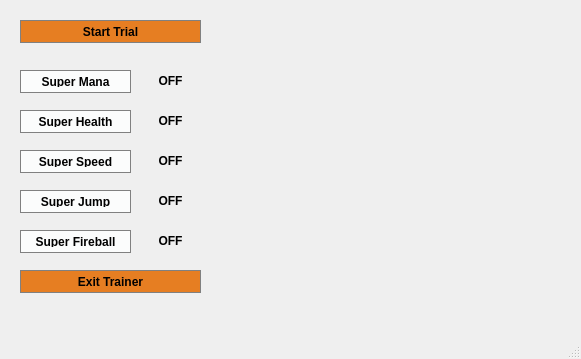
<?xml version="1.0" encoding="UTF-8"?>
<ui version="4.0">
 <class>MainWindow</class>
 <widget class="QMainWindow" name="MainWindow">
  <property name="geometry">
   <rect>
    <x>0</x>
    <y>0</y>
    <width>581</width>
    <height>359</height>
   </rect>
  </property>
  <property name="windowTitle">
   <string>MainWindow</string>
  </property>
  <property name="styleSheet">
   <string notr="true">QLineEdit { background-color: orange }</string>
  </property>
  <widget class="QWidget" name="centralwidget">
   <widget class="QPushButton" name="startButton">
    <property name="geometry">
     <rect>
      <x>20</x>
      <y>20</y>
      <width>181</width>
      <height>23</height>
     </rect>
    </property>
    <property name="sizePolicy">
     <sizepolicy hsizetype="Preferred" vsizetype="Preferred">
      <horstretch>0</horstretch>
      <verstretch>0</verstretch>
     </sizepolicy>
    </property>
    <property name="font">
     <font>
      <family>MS Sans Serif</family>
      <weight>75</weight>
      <bold>true</bold>
     </font>
    </property>
    <property name="styleSheet">
     <string notr="true">QPushButton {
     background-color: #e67e22; border: 1px solid gray;
	border-radius: 0px;
	padding: 5px;
}
QPushButton:pressed {
    background-color: #e59866; border: 1px solid gray;
	border-radius: 0px;
	padding: 5px;
}</string>
    </property>
    <property name="text">
     <string>Start Trial</string>
    </property>
   </widget>
   <widget class="QLabel" name="manaLabel">
    <property name="geometry">
     <rect>
      <x>150</x>
      <y>60</y>
      <width>41</width>
      <height>41</height>
     </rect>
    </property>
    <property name="font">
     <font>
      <family>System</family>
      <weight>75</weight>
      <bold>true</bold>
     </font>
    </property>
    <property name="layoutDirection">
     <enum>Qt::LeftToRight</enum>
    </property>
    <property name="text">
     <string>OFF</string>
    </property>
    <property name="alignment">
     <set>Qt::AlignCenter</set>
    </property>
   </widget>
   <widget class="QPushButton" name="manaButton">
    <property name="geometry">
     <rect>
      <x>20</x>
      <y>70</y>
      <width>111</width>
      <height>23</height>
     </rect>
    </property>
    <property name="font">
     <font>
      <family>MS Sans Serif</family>
      <weight>75</weight>
      <bold>true</bold>
     </font>
    </property>
    <property name="styleSheet">
     <string notr="true">QPushButton {
     background-color: #fbfcfc; border: 1px solid gray;
	border-radius: 0px;
	padding: 5px;
}
QPushButton:pressed {
    background-color: #d0d3d4; border: 1px solid gray;
	border-radius: 0px;
	padding: 5px;
}</string>
    </property>
    <property name="text">
     <string>Super Mana</string>
    </property>
   </widget>
   <widget class="QLabel" name="jumpLabel">
    <property name="geometry">
     <rect>
      <x>150</x>
      <y>180</y>
      <width>41</width>
      <height>41</height>
     </rect>
    </property>
    <property name="font">
     <font>
      <family>System</family>
      <weight>75</weight>
      <bold>true</bold>
     </font>
    </property>
    <property name="layoutDirection">
     <enum>Qt::LeftToRight</enum>
    </property>
    <property name="text">
     <string>OFF</string>
    </property>
    <property name="alignment">
     <set>Qt::AlignCenter</set>
    </property>
   </widget>
   <widget class="QPushButton" name="jumpButton">
    <property name="geometry">
     <rect>
      <x>20</x>
      <y>190</y>
      <width>111</width>
      <height>23</height>
     </rect>
    </property>
    <property name="font">
     <font>
      <family>MS Sans Serif</family>
      <weight>75</weight>
      <bold>true</bold>
     </font>
    </property>
    <property name="styleSheet">
     <string notr="true">QPushButton {
     background-color: #fbfcfc; border: 1px solid gray;
	border-radius: 0px;
	padding: 5px;
}
QPushButton:pressed {
    background-color: #d0d3d4; border: 1px solid gray;
	border-radius: 0px;
	padding: 5px;
}</string>
    </property>
    <property name="text">
     <string>Super Jump</string>
    </property>
   </widget>
   <widget class="QPushButton" name="healthButton">
    <property name="geometry">
     <rect>
      <x>20</x>
      <y>110</y>
      <width>111</width>
      <height>23</height>
     </rect>
    </property>
    <property name="font">
     <font>
      <family>MS Sans Serif</family>
      <weight>75</weight>
      <bold>true</bold>
     </font>
    </property>
    <property name="styleSheet">
     <string notr="true">QPushButton {
     background-color: #fbfcfc; border: 1px solid gray;
	border-radius: 0px;
	padding: 5px;
}
QPushButton:pressed {
    background-color: #d0d3d4; border: 1px solid gray;
	border-radius: 0px;
	padding: 5px;
}</string>
    </property>
    <property name="text">
     <string>Super Health</string>
    </property>
   </widget>
   <widget class="QLabel" name="healthLabel">
    <property name="geometry">
     <rect>
      <x>150</x>
      <y>100</y>
      <width>41</width>
      <height>41</height>
     </rect>
    </property>
    <property name="font">
     <font>
      <family>System</family>
      <weight>75</weight>
      <bold>true</bold>
     </font>
    </property>
    <property name="layoutDirection">
     <enum>Qt::LeftToRight</enum>
    </property>
    <property name="text">
     <string>OFF</string>
    </property>
    <property name="alignment">
     <set>Qt::AlignCenter</set>
    </property>
   </widget>
   <widget class="QPushButton" name="speedButton">
    <property name="geometry">
     <rect>
      <x>20</x>
      <y>150</y>
      <width>111</width>
      <height>23</height>
     </rect>
    </property>
    <property name="font">
     <font>
      <family>MS Sans Serif</family>
      <weight>75</weight>
      <bold>true</bold>
     </font>
    </property>
    <property name="styleSheet">
     <string notr="true">QPushButton {
     background-color: #fbfcfc; border: 1px solid gray;
	border-radius: 0px;
	padding: 5px;
}
QPushButton:pressed {
    background-color: #d0d3d4; border: 1px solid gray;
	border-radius: 0px;
	padding: 5px;
}</string>
    </property>
    <property name="text">
     <string>Super Speed</string>
    </property>
   </widget>
   <widget class="QLabel" name="speedLabel">
    <property name="geometry">
     <rect>
      <x>150</x>
      <y>140</y>
      <width>41</width>
      <height>41</height>
     </rect>
    </property>
    <property name="font">
     <font>
      <family>System</family>
      <weight>75</weight>
      <bold>true</bold>
     </font>
    </property>
    <property name="layoutDirection">
     <enum>Qt::LeftToRight</enum>
    </property>
    <property name="text">
     <string>OFF</string>
    </property>
    <property name="alignment">
     <set>Qt::AlignCenter</set>
    </property>
   </widget>
   <widget class="QPushButton" name="fireButton">
    <property name="geometry">
     <rect>
      <x>20</x>
      <y>230</y>
      <width>111</width>
      <height>23</height>
     </rect>
    </property>
    <property name="font">
     <font>
      <family>MS Sans Serif</family>
      <weight>75</weight>
      <bold>true</bold>
     </font>
    </property>
    <property name="styleSheet">
     <string notr="true">QPushButton {
     background-color: #fbfcfc; border: 1px solid gray;
	border-radius: 0px;
	padding: 5px;
}
QPushButton:pressed {
    background-color: #d0d3d4; border: 1px solid gray;
	border-radius: 0px;
	padding: 5px;
}</string>
    </property>
    <property name="text">
     <string>Super Fireball</string>
    </property>
   </widget>
   <widget class="QLabel" name="fireLabel">
    <property name="geometry">
     <rect>
      <x>150</x>
      <y>220</y>
      <width>41</width>
      <height>41</height>
     </rect>
    </property>
    <property name="font">
     <font>
      <family>System</family>
      <weight>75</weight>
      <bold>true</bold>
     </font>
    </property>
    <property name="layoutDirection">
     <enum>Qt::LeftToRight</enum>
    </property>
    <property name="text">
     <string>OFF</string>
    </property>
    <property name="alignment">
     <set>Qt::AlignCenter</set>
    </property>
   </widget>
   <widget class="QPushButton" name="exitButton">
    <property name="geometry">
     <rect>
      <x>20</x>
      <y>270</y>
      <width>181</width>
      <height>23</height>
     </rect>
    </property>
    <property name="sizePolicy">
     <sizepolicy hsizetype="Preferred" vsizetype="Preferred">
      <horstretch>0</horstretch>
      <verstretch>0</verstretch>
     </sizepolicy>
    </property>
    <property name="font">
     <font>
      <family>MS Sans Serif</family>
      <weight>75</weight>
      <bold>true</bold>
     </font>
    </property>
    <property name="styleSheet">
     <string notr="true">QPushButton {
     background-color: #e67e22; border: 1px solid gray;
	border-radius: 0px;
	padding: 5px;
}
QPushButton:pressed {
    background-color: #e59866; border: 1px solid gray;
	border-radius: 0px;
	padding: 5px;
}</string>
    </property>
    <property name="text">
     <string>Exit Trainer</string>
    </property>
   </widget>
   <widget class="QLabel" name="label_picture">
    <property name="geometry">
     <rect>
      <x>246</x>
      <y>30</y>
      <width>291</width>
      <height>251</height>
     </rect>
    </property>
    <property name="text">
     <string/>
    </property>
   </widget>
  </widget>
  <widget class="QMenuBar" name="menubar">
   <property name="geometry">
    <rect>
     <x>0</x>
     <y>0</y>
     <width>581</width>
     <height>21</height>
    </rect>
   </property>
  </widget>
  <widget class="QStatusBar" name="statusbar"/>
 </widget>
 <resources/>
 <connections/>
</ui>
